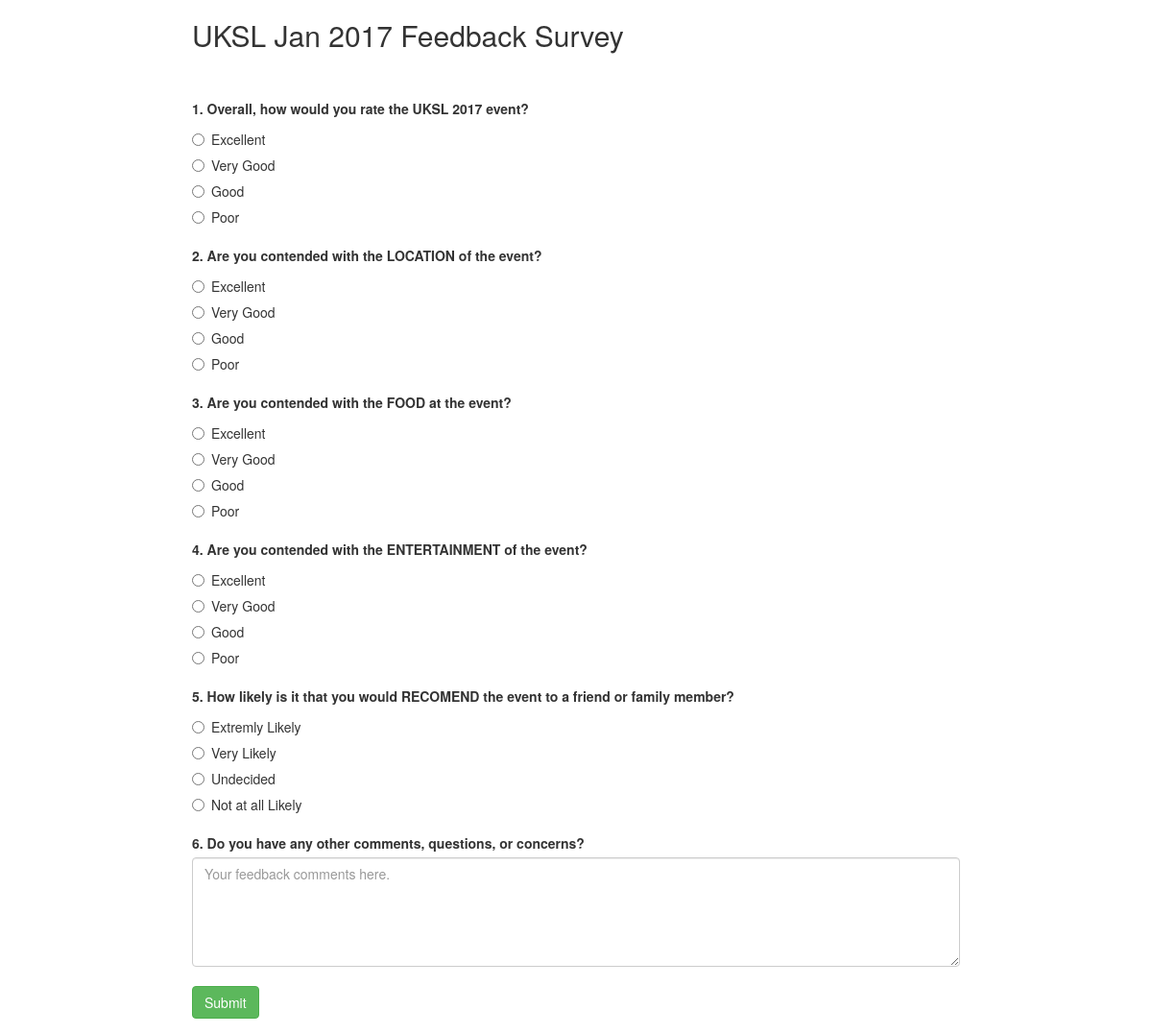
Screenshot of /survey.php with the database file from the repository.
### tables this page shows
CREATE TABLE `mas_survey_qs` (
  `id` int(11) NOT NULL AUTO_INCREMENT,
  `question` varchar(3000) DEFAULT NULL,
  PRIMARY KEY (`id`)
);

CREATE TABLE `mas_survey_options` (
  `id` int(11) NOT NULL AUTO_INCREMENT,
  `question_id_fk` int(11) DEFAULT NULL,
  `options` varchar(200) DEFAULT NULL,
  PRIMARY KEY (`id`)
);

### dquestions.php (called while the page is built, shortened)
<?php
$GET_SURVEY_QS="SELECT t1.id, t1.question FROM mas_survey_qs t1";
$GET_SURVEY_OPTIONS="select * from mas_survey_options where question_id_fk=";
?>

### survey.php (the view, shortened to what this page needs)
<!DOCTYPE html>
<html lang="en">
  <head>
    <link href="/css/bootstrap.min.css" rel="stylesheet">
  </head>
      <div class="container-fluid">
    <div class='row'>
        <div class='col-md-8'>
        <form class="form-horizontal" name="enter" id="enter" action="survey_action.php" method="post">
  <div class="form-group">
<?php
include 'dquestions.php';
$result = mysql_query($GET_SURVEY_QS) or die ("Getting entries failed" . mysql_error());
echo "<h2>UKSL Jan 2017 Feedback Survey</h2><br>";
while($row = mysql_fetch_array($result)){
    echo "<br><label for=\"inputEmail3\" control-label\">". $row['id']. ". " .$row['question']."</label>";
    $SQL_GET_SURVEY_OPTIONS=$GET_SURVEY_OPTIONS . $row['id'];
    $result2 = mysql_query($SQL_GET_SURVEY_OPTIONS) or die ("Getting options failed" . mysql_error());
      while($row2 = mysql_fetch_array($result2)){
          if($row['id']!=6){
          echo "<div class=\"radio\"><label><input type=\"radio\" name=". $row['id']." value=". $row['id'] ."-".$row2['id']. ">".$row2['options']."</label></div>";
          }
      }
          if($row['id'] == 6){
              echo  "<textarea class=\"form-control\" rows=\"5\" id=\"comment\" name=\"comment\" placeholder=\"Your feedback comments here.\"></textarea>";
          }
    }
?>
      <br><button type="submit" class="btn btn-success">Submit</button></form>
                 </div>
        </div></div></div>

### rows the page displays
mas_survey_qs: id "1", question "Overall, how would you rate the UKSL 2017 event?"
mas_survey_options: options "Excellent"
mas_survey_options: options "Very Good"
mas_survey_options: options "Good"
mas_survey_options: options "Poor"
mas_survey_qs: id "2", question "Are you contended with the LOCATION of the event?"
mas_survey_options: options "Excellent"
mas_survey_options: options "Very Good"
mas_survey_options: options "Good"
mas_survey_options: options "Poor"
mas_survey_qs: id "3", question "Are you contended with the FOOD at the event?"
mas_survey_options: options "Excellent"
mas_survey_options: options "Very Good"
mas_survey_options: options "Good"
mas_survey_options: options "Poor"
mas_survey_qs: id "4", question "Are you contended with the ENTERTAINMENT of the event?"
mas_survey_options: options "Excellent"
mas_survey_options: options "Very Good"
mas_survey_options: options "Good"
mas_survey_options: options "Poor"
mas_survey_qs: id "5", question "How likely is it that you would RECOMEND the event to a friend or family member?"
mas_survey_options: options "Extremly Likely"
mas_survey_options: options "Very Likely"
mas_survey_options: options "Undecided"
mas_survey_options: options "Not at all Likely"
mas_survey_qs: id "6", question "Do you have any other comments, questions, or concerns?"
